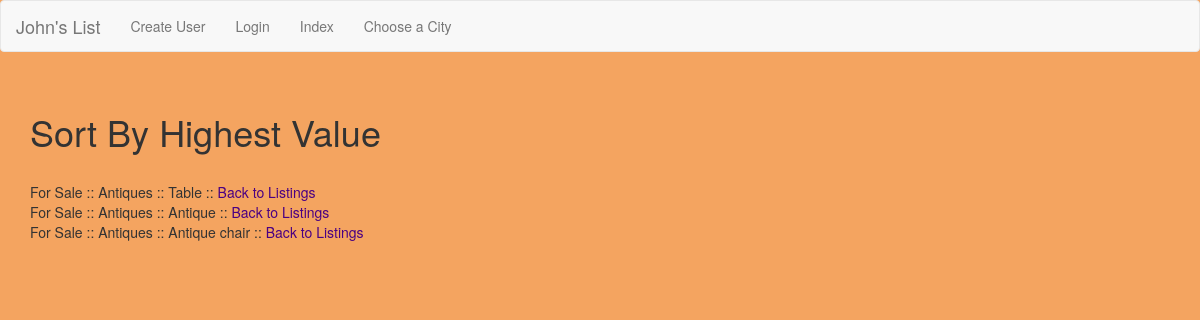
The page /sort_by_highest/1/ on the database its author committed.
### craigs_list/models.py (models this page shows, shortened)
class Listing(models.Model):
    listing_category = models.ForeignKey(Category)
    listing_subcategory = models.ForeignKey(SubCategory)
    city = models.CharField(max_length=30, choices=CITY_CHOICES, default=GREENVILLE)
    title = models.CharField(max_length=30)
    description = models.TextField()
    value = models.CharField(max_length=30)
    user = models.ForeignKey(User)
    created = models.DateTimeField(auto_now_add=True)
    photo = models.ImageField(upload_to="listing_photos", null=True, blank=True, verbose_name="Listing Photo")
    def __str__(self):
        return self.title

class Category(models.Model):
    name = models.CharField(max_length=30)
    def __str__(self):
        return self.name

class SubCategory(models.Model):
    category = models.ForeignKey(Category, related_name="subcategories")
    subcategory_name = models.CharField(max_length=30)
    def __str__(self):
        return self.subcategory_name

### craigs_list/views.py (the view)
# urls.py: url(r'^sort_by_highest/(?P<pk>\d+)/$', SortByHighestView.as_view(), name='sort_by_highest_view'),
class SortByHighestView(ListView):
    template_name = "sort_by_highest.html"
    def get_queryset(self, **kwargs):
        category_id = self.kwargs.get('pk', None)
        return Listing.objects.filter(listing_subcategory_id=category_id).order_by("-value")

### templates/sort_by_highest.html
{% extends "base.html" %}
{% block content %}
<br>
<h1>Sort By Highest Value</h1>
<br>
  {% for listing in object_list %}
  {{ listing.listing_category}} ::
  {{ listing.listing_subcategory}} ::
  {{ listing }} ::
    <a href="{% url 'subcategory_listing_view' listing.listing_subcategory.pk %}">Back to Listings</a>
    <br>
  {% endfor %}
{% endblock %}

### craigs_list/static/craigs_list/css/craigs_list.css (style rules this page uses)
a { color: indigo; }

### rows shown on the page
Listing: listing_category "For Sale", listing_subcategory "Antiques", title "Table"
Listing: listing_category "For Sale", listing_subcategory "Antiques", title "Antique"
Listing: listing_category "For Sale", listing_subcategory "Antiques", title "Antique chair"
